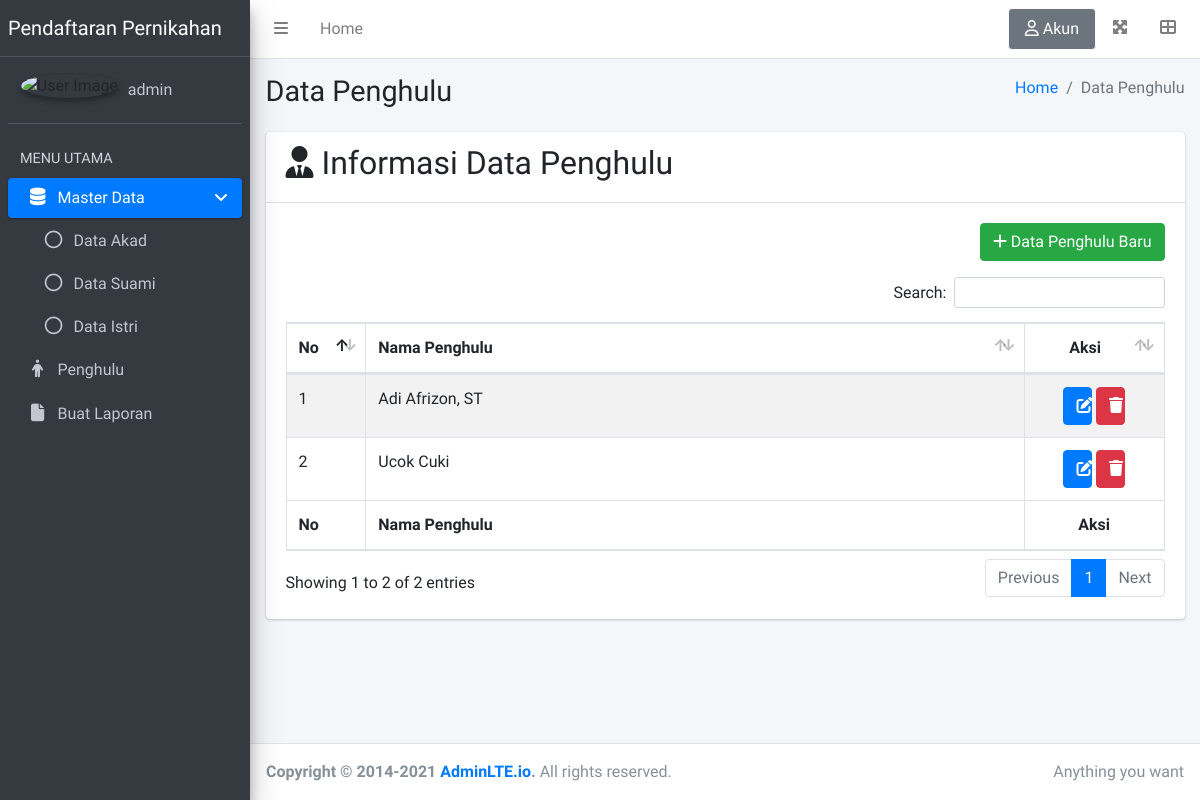
Page /penghulu/ (signed in) on the earlier database version.
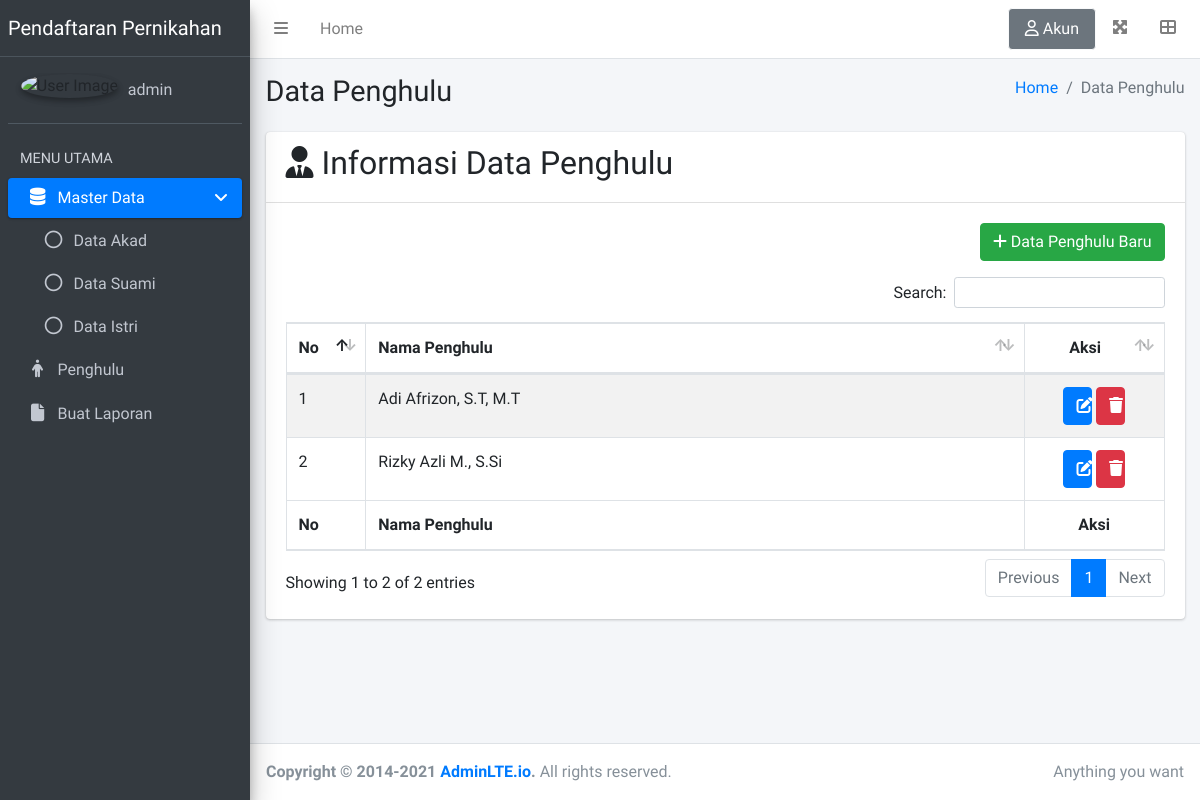
Same page on the later database version.
### base/models.py (models this page shows)
class Penghulu(models.Model):
    nama = models.CharField(max_length=100)
    def __str__(self):
        return self.nama

### base/views.py (the view)
# urls.py: path("penghulu/", views.penghulu_view, name="penghulu"),
@login_required(login_url='login')
def penghulu_view(request):
    if request.user.is_superuser == False:
        return redirect('index')
    penghulu = Penghulu.objects.all()
    page = 'Data Penghulu'
    context = {
        'penghulu': penghulu,
        'page': page
    }
    return render(request, 'base/penghulu.html', context)

### base/templates/base/penghulu.html (shortened to what this page needs)
{% extends 'base.html' %}
{% load static %}
{% block content %}
<div class="row">
    <div class="col-12">
        <div class="card">
            <div class="card-header">
              <h2 class=""><i class="fa-solid fa-user-tie"></i> Informasi Data Penghulu</h2>
            </div>
            <div class="card-body">
                <div class="d-flex align-content-end justify-content-end">
                    <a href="{% url 'tambah-penghulu' %}"><button class="align-self-end btn btn-success mb-3"><i class="fa-solid fa-plus"></i> Data Penghulu Baru</button></a>
                  </div>
              <table id="example1" class="table table-bordered table-striped w-100">
                <thead>
                <tr>
                  <th>No</th>
                  <th>Nama Penghulu</th>
                  <th class="text-center">Aksi</th>
                </tr>
                </thead>
                <tbody>
                    {% for penghulu in penghulu %}
                    <tr>
                        <td>{{forloop.counter}}</td>
                        <td class="w-75">{{penghulu}}</td>
                        <td  class="text-center">
                                <a href="{% url 'edit-penghulu' penghulu.id %}"><button class="btn btn-primary w-25"><i class="fa-solid fa-pen-to-square"></i></button></a>
                                <button id='del{{penghulu.id}}' class="btn btn-danger w-25"><i class="fa-solid fa-trash"></i></button>
                        </td>
                    </tr>
                    {% endfor %}
                </tbody>
                <tfoot>
                    <tr>
                        <th>No</th>
                        <th>Nama Penghulu</th>
                        <th class="text-center">Aksi</th>
                    </tr>
                </tfoot>
              </table>
            </div>
        </div>
    </div>
  </div>
{% endblock content %}

Differences in the rows shown:
removed Penghulu: nama "Ucok Cuki"
changed Penghulu: nama "Adi Afrizon, ST" → "Adi Afrizon, S.T, M.T"
added Penghulu: nama "Rizky Azli M., S.Si"
